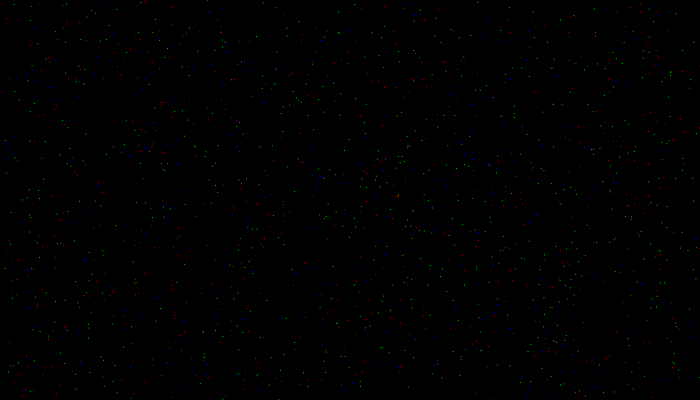
Frame 1 (no input)
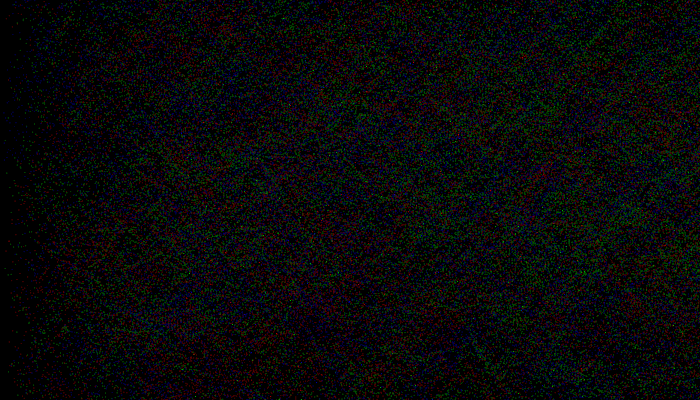
Frame 60 (the mouse pressed at the canvas centre just before this capture)
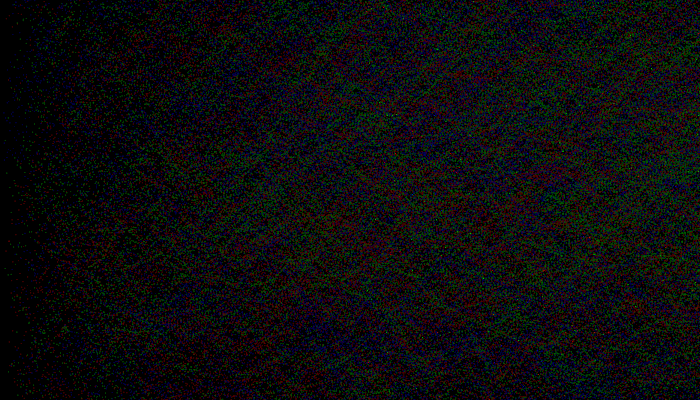
Frame 120 (the mouse held since frame 60 and released just before this capture)

The Processing sketch that drew these frames (run headless with seeded random() and noise(); from frame 60 on, the mouse is pressed at the canvas centre):

// Processing sketch: processing_36223
// ── processing_36223.pde

int maxDots = 2000;
float [] xPos = new float [maxDots];
float [] yPos = new float [maxDots];
String [] colour = new String [maxDots];
int dotDiameter = 1;

float ySpeed =0;
float xSpeed = 3;
float gravity = -1;

void setup(){
  size(700,400);
  background (0);
  noStroke();
//frameRate(1);  
ellipseMode(CORNER);
//create();

 for (int i = 0; i < maxDots; i++){
    xPos[i] = random(0, width);
yPos[i] = random (0,height); 
 
 float chooseColour = random (3);
      if (chooseColour <= 1){
       colour[i] = ("red");      
    }
      else if (chooseColour >1 && chooseColour <=2){
      colour[i] = ("green");
      }
      else if (chooseColour > 2 && chooseColour <=3){
       colour[i] = ("blue");
      }
 
 }
 




}

void draw(){
for (int j = 0; j < maxDots; j++){
 fill(0);
ellipse(xPos[j],yPos[j], dotDiameter, dotDiameter);

 yPos[j] = yPos[j] + ySpeed;
 ySpeed = ySpeed + gravity;
    
     xPos[j] = xPos[j] + xSpeed;

 
 
 if (colour[j].equals("red")){
   fill(255,0,0);
 }
 else if (colour[j].equals("green")){
   fill(0,255,0);
 }
 if (colour[j].equals("blue")){
   fill(0,0,255);
 }
ellipse(xPos[j],yPos[j], dotDiameter, dotDiameter);

if (yPos[j] < 0){
  ySpeed = ySpeed * -0.95;
  }   
if(xPos[j]>width || xPos[j] < 0){
ySpeed = ySpeed * 0.95;
}
}
}
